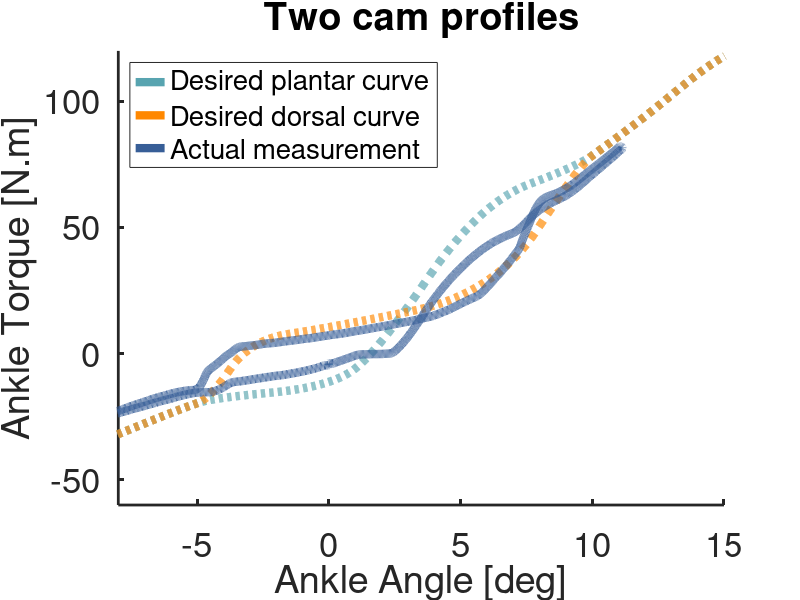
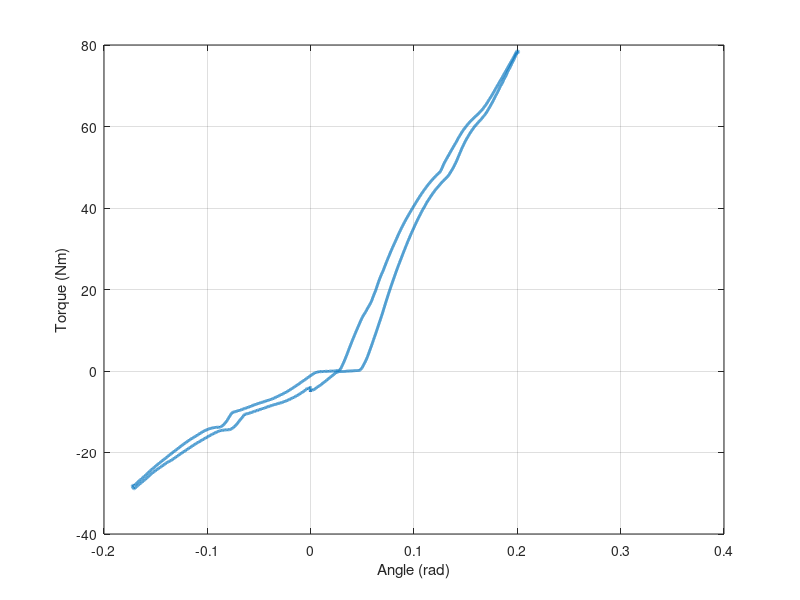
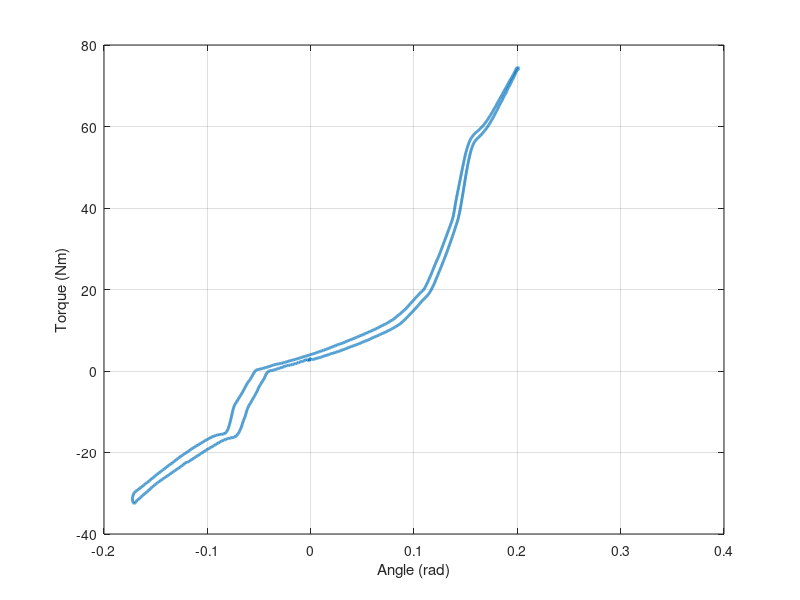

Reproduce these figures in MATLAB, in order. (Note: this script raises an error after producing the figures.)
%% Section 0: Cleaning work environment

clc		% clears command window
clear all	% clears workspace
close all	% closes all open figures


%% Section 1: Theoretical desired torque-angle (TA) curves

angle_res = 0.005;				% Resolution, step size between angle data points
theta_total = pi/180*(-40:angle_res:40);	% Total angle range of motion for theoretical TA curve, in radians.


%% Section 2: Actual TA values measured on the Dynamometer

% Note that the dorsal and plantar curves are combined in a single array

load('DESR_Characterization_Data.mat')	% Loading the Dynamometer results           
[b,a] = butter(3,15/500);		% Butterworth filter settings

dynamometer_stiffness = 218*180/pi;					% Stiffness of the dynamometer, known prior to measurement
angle_dynamometer = DESR_N.x33.angleJIM;				% Ankle angle data [rad] from dynamometer at position 33 mm
torque_dynamometer = DESR_N.x33.torque;					% Torque data [N] at position 33mm, caused by frame and spring
torque_dynamometer_filtered = filtfilt(b,a,torque_dynamometer);		% Filtered torque data
torque_dynamometer_corrected = torque_dynamometer_filtered + 1.2;	% Corrected offset torque data, manual increase in torque, so the resting position is at 0N

angle_dynamometer_corrected = angle_dynamometer - torque_dynamometer_corrected/dynamometer_stiffness;	% Corrected angle rotation of the prosthesis ankle, accounted for elasticity of dynamometer


%% Section 3: Plotting desired TA curves and measured results

% In the 'DESR_Characterization_Data.dat' dataset, the desired torque-angle 
% curves of the 'plantar' and 'dorsal' cam profile are included for
% reference as 'torque_desired_plantar' and 'torque_desired_dorsal'

% New figure to plot the desired and measured TA curves
figure     
hold on

plot(theta_total/pi*180,torque_desired_plantar,'Linewidth',6,'Color', [88 164 176]/255,'LineStyle','--') 
plot(theta_total/pi*180,torque_desired_dorsal,'Linewidth',6,'Color', [255 136 0]/255,'LineStyle','--') 
plot(angle_dynamometer_corrected*(180/pi),torque_dynamometer_corrected,'linewidth',6 ,'Color',[55 94 151]/255) 

set(gcf,'color','w');
set(gca,'FontSize',25)
set(gca,'linewidth',2)
xlabel('Ankle Angle [deg]')
ylabel('Ankle Torque [N.m]')
xlim([-8 15])
ylim([-60 120])
legend('Desired plantar curve', 'Desired dorsal curve','Actual measurement','FontSize',20,'Location','northwest')
title('Two cam profiles')


%% Section 4: Energy calculations for theoretical TA curves

max_dorsiflexion = 10;	% Degrees
max_plantarflexion = 5;	% Degrees

[~,index_minimum_plantar_torque] = min(abs(torque_desired_plantar));	% Find the array index for which the torque is closest to zero
[~,index_minimum_dorsal_torque] = min(abs(torque_desired_dorsal));	% Find the array index for which the torque is closest to zero
[~,index_maximum_dorsal_torque] = min(abs(theta_total-max_dorsiflexion/180*pi));	% Find array index at which the angle is equal to max_dorsiflexion

% Energy values in joule
energy_theoretical_controlled_dorsiflexion = max(abs(cumtrapz(theta_total(index_minimum_dorsal_torque:index_maximum_dorsal_torque),torque_desired_dorsal(index_minimum_dorsal_torque:index_maximum_dorsal_torque))));
energy_theoretical_pushoff = max(abs(cumtrapz(theta_total(index_minimum_plantar_torque:index_maximum_dorsal_torque),torque_desired_plantar(index_minimum_plantar_torque:index_maximum_dorsal_torque))));
energy_theoretical_midstance = max(abs(cumtrapz(theta_total(1:index_minimum_plantar_torque),torque_desired_plantar(1:index_minimum_plantar_torque)))) - max(abs(cumtrapz(theta_total(1:index_minimum_dorsal_torque),torque_desired_dorsal(1:index_minimum_dorsal_torque)))); 

% Energy value in percentage [%]
energy_theoretical_recycled = (energy_theoretical_pushoff-energy_theoretical_controlled_dorsiflexion)/energy_theoretical_controlled_dorsiflexion*100; 


%% Section 5: Energy calculations for measured dual cam profiles

% Largest negative and positive angles
angle_plantar_min_index = find(angle_dynamometer_corrected == min(angle_dynamometer_corrected));
angle_plantar_max_index = find(angle_dynamometer_corrected == max(angle_dynamometer_corrected));

% Points where the curve intersects zero torque (x-axis)
[~,index_minimum_plantar_torque]= min(abs(torque_dynamometer_corrected(angle_plantar_min_index+1:angle_plantar_max_index)-0));
[~,index_maximum_dorsal_torque]= min(abs(torque_dynamometer_corrected(angle_plantar_max_index+1:end)-0));
   
% Array containing energy values at all measured points
energy_dualcam_controlled_dorsiflexion = max(abs(cumtrapz(angle_dynamometer_corrected(1:angle_plantar_min_index),torque_dynamometer_corrected(1:angle_plantar_min_index)))) + max(abs(cumtrapz(angle_dynamometer_corrected(angle_plantar_max_index+index_maximum_dorsal_torque:end),torque_dynamometer_corrected(angle_plantar_max_index+index_maximum_dorsal_torque:end))));
energy_dualcam_pushoff = max(abs(cumtrapz(angle_dynamometer_corrected(angle_plantar_min_index+1:angle_plantar_min_index+index_minimum_plantar_torque),torque_dynamometer_corrected(angle_plantar_min_index+1:angle_plantar_min_index+index_minimum_plantar_torque))));
energy_dualcam_midstance = energy_dualcam_controlled_dorsiflexion - energy_dualcam_pushoff;

% Max energy values: stored, released and recycled
energy_max_dualcam_controlled_dorsiflexion = max(abs(cumtrapz(angle_dynamometer_corrected(angle_plantar_min_index+index_minimum_plantar_torque+1:angle_plantar_max_index),torque_dynamometer_corrected(angle_plantar_min_index+index_minimum_plantar_torque+1:angle_plantar_max_index))));
energy_max_dualcam_pushoff = max(abs(cumtrapz(angle_dynamometer_corrected(angle_plantar_max_index+1:angle_plantar_max_index+index_maximum_dorsal_torque),torque_dynamometer_corrected(angle_plantar_max_index+1:angle_plantar_max_index+index_maximum_dorsal_torque))));
energy_max_dualcam_midstance = (energy_max_dualcam_pushoff-energy_max_dualcam_controlled_dorsiflexion)/energy_max_dualcam_controlled_dorsiflexion*100;

%% Section 6: Energy calculations for measured plantar cam profile (without switching)

angle_single_plantar = DESR_N_CAM1.x33.angleJIM;
torque_single_plantar = DESR_N_CAM1.x33.torque; 
torque_single_plantar_filtered = filtfilt(b,a,torque_single_plantar); 
torque_plantar_corrected = torque_single_plantar_filtered + 1.3;

% stiffness of the dynamometer doesn't change, see section 2 for the value
angle_plantar_corrected = angle_single_plantar - torque_plantar_corrected/dynamometer_stiffness;	%angle_single1 rotation of the VSPA, corrected for elasticity of dynamometer

figure
plot(angle_single_plantar, torque_plantar_corrected, 'linewidth',2)
grid on
xlabel('Angle (rad)')
ylabel('Torque (Nm)')

% Largest negative and positive angles 
angle_plantar_min_index = find(angle_plantar_corrected==min(angle_plantar_corrected));
angle_plantar_max_index = find(angle_plantar_corrected==max(angle_plantar_corrected));

% Points where the curve intersects zero torque (x-axis)
[~,index_minimum_plantar_torque]=min(abs(torque_plantar_corrected(angle_plantar_min_index+1:angle_plantar_max_index)-0));
[~,index_maximum_dorsal_torque]=min(abs(torque_plantar_corrected(angle_plantar_max_index+1:end)-0));
    
% Array containing energy values at all measured points
energy_plantarcam_controlled_dorsiflexion = max(abs(cumtrapz(angle_plantar_corrected(1:angle_plantar_min_index),torque_plantar_corrected(1:angle_plantar_min_index)))) + max(abs(cumtrapz(angle_plantar_corrected(angle_plantar_max_index+index_maximum_dorsal_torque:end),torque_plantar_corrected(angle_plantar_max_index+index_maximum_dorsal_torque:end))));
energy_plantarcam_pushoff = max(abs(cumtrapz(angle_plantar_corrected(angle_plantar_min_index+1:angle_plantar_min_index+index_minimum_plantar_torque),torque_plantar_corrected(angle_plantar_min_index+1:angle_plantar_min_index+index_minimum_plantar_torque))));
energy_plantarcam_midstance = energy_plantarcam_controlled_dorsiflexion - energy_plantarcam_pushoff;

% Max energy values: stored, released and recycled
energy_max_plantarcam_controlled_dorsiflexion = max(abs(cumtrapz(angle_plantar_corrected(angle_plantar_min_index+index_minimum_plantar_torque+1:angle_plantar_max_index),torque_plantar_corrected(angle_plantar_min_index+index_minimum_plantar_torque+1:angle_plantar_max_index))));
energy_max_plantarcam_pushoff = max(abs(cumtrapz(angle_plantar_corrected(angle_plantar_max_index+1:angle_plantar_max_index+index_maximum_dorsal_torque),torque_plantar_corrected(angle_plantar_max_index+1:angle_plantar_max_index+index_maximum_dorsal_torque))));
energy_max_plantarcam_midstance = (energy_max_plantarcam_pushoff-energy_max_plantarcam_controlled_dorsiflexion)/energy_max_plantarcam_controlled_dorsiflexion*100;

%% Section 7: Energy calculations for measured dorsal cam profile (without switching)

angle_single_dorsal = DESR_N_CAM2.x33.angleJIM;
torque_single_dorsal = DESR_N_CAM2.x33.torque; 
torque_single_dorsal_filtered = filtfilt(b,a,torque_single_dorsal);
torque_single_dorsal_corrected = torque_single_dorsal_filtered -1;

% stiffness of the dynamometer doesn't change, see section 2 for the value
angle_single_dorsal_corrected = angle_single_dorsal - torque_single_dorsal_corrected/dynamometer_stiffness;

figure
plot(angle_single_dorsal, torque_single_dorsal_corrected, 'linewidth', 2)
grid on
xlabel('Angle (rad)')
ylabel('Torque (Nm)')

% Largest negative and positive angles 
angle_plantar_min_index = find(angle_single_dorsal_corrected==min(angle_single_dorsal_corrected));
angle_plantar_max_index = find(angle_single_dorsal_corrected==max(angle_single_dorsal_corrected));

% Points where the curve intersects zero torque (x-axis)
[~,index_minimum_plantar_torque]=min(abs(torque_single_dorsal_corrected(angle_plantar_min_index+1:angle_plantar_max_index)-0));
[~,index_maximum_dorsal_torque]=min(abs(torque_single_dorsal_corrected(angle_plantar_max_index+1:end)-0));

% Array containing energy values at all measured points
energy_dorsalcam_controlled_dorsiflexion = max(abs(cumtrapz(angle_single_dorsal_corrected(1:angle_plantar_min_index),torque_single_dorsal_corrected(1:angle_plantar_min_index)))) + max(abs(cumtrapz(angle_single_dorsal_corrected(angle_plantar_max_index+index_maximum_dorsal_torque:end),torque_single_dorsal_corrected(angle_plantar_max_index+index_maximum_dorsal_torque:end))));
energy_dorsalcam_pushoff = max(abs(cumtrapz(angle_single_dorsal_corrected(angle_plantar_min_index+1:angle_plantar_min_index+index_minimum_plantar_torque),torque_single_dorsal_corrected(angle_plantar_min_index+1:angle_plantar_min_index+index_minimum_plantar_torque))));
energy_dorsalcam_midstance = energy_dorsalcam_controlled_dorsiflexion - energy_dorsalcam_pushoff;

% Max energy values: stored, released and recycled
energy_max_dorsalcam_controlled_dorsiflexion = max(abs(cumtrapz(angle_single_dorsal_corrected(angle_plantar_min_index+index_minimum_plantar_torque+1:angle_plantar_max_index),torque_single_dorsal_corrected(angle_plantar_min_index+index_minimum_plantar_torque+1:angle_plantar_max_index))));
energy_max_dorsalcam_pushoff = max(abs(cumtrapz(angle_single_dorsal_corrected(angle_plantar_max_index+1:angle_plantar_max_index+index_maximum_dorsal_torque),torque_single_dorsal_corrected(angle_plantar_max_index+1:angle_plantar_max_index+index_maximum_dorsal_torque))));
energy_max_dorsalcam_midstance = (energy_max_dorsalcam_pushoff-energy_max_dorsalcam_controlled_dorsiflexion)/energy_max_dorsalcam_controlled_dorsiflexion*100;

%% Section 8: Table generation of relevant results


% Column with descriptions
Energy = {'Energy stored at midstance (J)', 'Energy stored over dorsiflexion (J)', 'Energy returned during pushoff (J)', 'Energy returned (%)'}';

% Columns with values, theoretical and/or measured
DualCam_Theoretical = [energy_theoretical_midstance, energy_theoretical_controlled_dorsiflexion, energy_theoretical_pushoff, energy_theoretical_recycled]';
DualCam_Measured = [energy_dualcam_midstance, energy_max_dualcam_controlled_dorsiflexion, energy_max_dualcam_pushoff, energy_max_dualcam_midstance]'; 
PlantarflexionCam_Measured = [nan, energy_max_plantarcam_controlled_dorsiflexion, energy_max_plantarcam_pushoff, energy_max_plantarcam_midstance]';
DorsiflexionCam_Measured = [nan, energy_max_dorsalcam_controlled_dorsiflexion, energy_max_dorsalcam_pushoff, energy_max_dorsalcam_midstance]';

% Column classification: dual cam, single plantar cam or single dorsal cam
DualCam = table(DualCam_Theoretical,DualCam_Measured);
PlantarflexionCam = table(PlantarflexionCam_Measured);
DorsiflexionCam = table(DorsiflexionCam_Measured);

% Table with the desired results values.
% All rows are in Joule, except the last row, that is in percentage 
% The semicolon is removed, to print the result in the Command Window
ResultTable = table(Energy, DualCam, PlantarflexionCam, DorsiflexionCam) 
